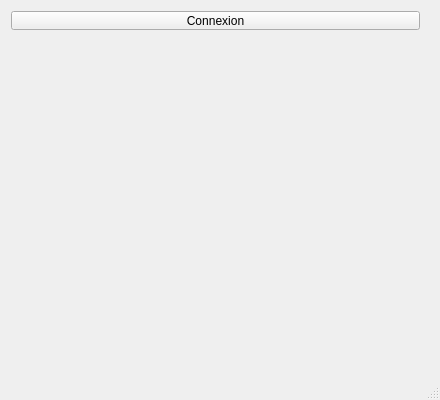
<?xml version="1.0" encoding="UTF-8"?>
<ui version="4.0">
 <class>MainWindow</class>
 <widget class="QMainWindow" name="MainWindow">
  <property name="geometry">
   <rect>
    <x>0</x>
    <y>0</y>
    <width>440</width>
    <height>400</height>
   </rect>
  </property>
  <property name="maximumSize">
   <size>
    <width>440</width>
    <height>400</height>
   </size>
  </property>
  <property name="windowTitle">
   <string>Salle C12</string>
  </property>
  <widget class="QWidget" name="centralWidget">
   <widget class="QWidget" name="formLayoutWidget">
    <property name="geometry">
     <rect>
      <x>0</x>
      <y>40</y>
      <width>131</width>
      <height>281</height>
     </rect>
    </property>
    <layout class="QFormLayout" name="tempLayout_3">
     <property name="labelAlignment">
      <set>Qt::AlignCenter</set>
     </property>
     <property name="formAlignment">
      <set>Qt::AlignCenter</set>
     </property>
    </layout>
   </widget>
   <widget class="QWidget" name="formLayoutWidget_2">
    <property name="geometry">
     <rect>
      <x>130</x>
      <y>40</y>
      <width>301</width>
      <height>281</height>
     </rect>
    </property>
    <layout class="QFormLayout" name="humLayout">
     <property name="labelAlignment">
      <set>Qt::AlignCenter</set>
     </property>
     <property name="formAlignment">
      <set>Qt::AlignCenter</set>
     </property>
    </layout>
   </widget>
   <widget class="QLabel" name="lbTemp">
    <property name="geometry">
     <rect>
      <x>40</x>
      <y>330</y>
      <width>91</width>
      <height>21</height>
     </rect>
    </property>
    <property name="font">
     <font>
      <pointsize>11</pointsize>
     </font>
    </property>
    <property name="text">
     <string/>
    </property>
    <property name="alignment">
     <set>Qt::AlignCenter</set>
    </property>
   </widget>
   <widget class="QWidget" name="verticalLayoutWidget">
    <property name="geometry">
     <rect>
      <x>0</x>
      <y>0</y>
      <width>431</width>
      <height>41</height>
     </rect>
    </property>
    <layout class="QVBoxLayout" name="verticalLayout">
     <item>
      <widget class="QPushButton" name="pbConnexion">
       <property name="text">
        <string>Connexion</string>
       </property>
      </widget>
     </item>
    </layout>
   </widget>
  </widget>
  <widget class="QMenuBar" name="menuBar">
   <property name="geometry">
    <rect>
     <x>0</x>
     <y>0</y>
     <width>440</width>
     <height>26</height>
    </rect>
   </property>
  </widget>
  <widget class="QStatusBar" name="statusBar"/>
 </widget>
 <layoutdefault spacing="6" margin="11"/>
 <resources/>
 <connections/>
</ui>
